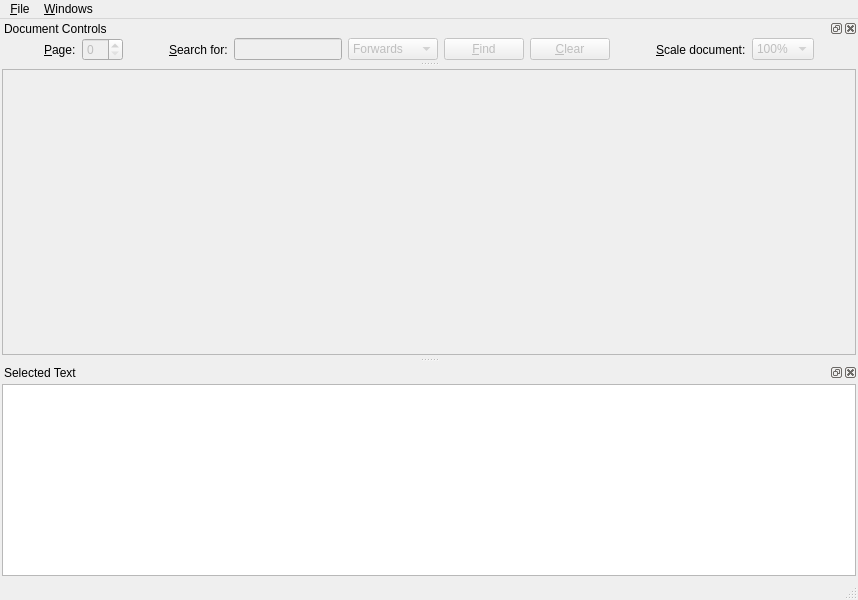
<?xml version="1.0" encoding="UTF-8"?>
<ui version="4.0">
 <class>MainWindow</class>
 <widget class="QMainWindow" name="MainWindow">
  <property name="geometry">
   <rect>
    <x>0</x>
    <y>0</y>
    <width>858</width>
    <height>600</height>
   </rect>
  </property>
  <property name="windowTitle">
   <string>PDF Viewer</string>
  </property>
  <property name="dockOptions">
   <set>QMainWindow::AllowNestedDocks|QMainWindow::AllowTabbedDocks|QMainWindow::AnimatedDocks|QMainWindow::ForceTabbedDocks</set>
  </property>
  <widget class="QWidget" name="centralwidget">
   <property name="sizePolicy">
    <sizepolicy hsizetype="Preferred" vsizetype="Expanding">
     <horstretch>0</horstretch>
     <verstretch>0</verstretch>
    </sizepolicy>
   </property>
   <layout class="QHBoxLayout" name="horizontalLayout">
    <property name="leftMargin">
     <number>2</number>
    </property>
    <property name="topMargin">
     <number>2</number>
    </property>
    <property name="rightMargin">
     <number>2</number>
    </property>
    <property name="bottomMargin">
     <number>2</number>
    </property>
    <item>
     <widget class="QScrollArea" name="scrollArea">
      <property name="widgetResizable">
       <bool>true</bool>
      </property>
      <property name="alignment">
       <set>Qt::AlignCenter</set>
      </property>
      <widget class="QWidget" name="scrollAreaWidgetContents">
       <property name="geometry">
        <rect>
         <x>0</x>
         <y>0</y>
         <width>852</width>
         <height>280</height>
        </rect>
       </property>
      </widget>
     </widget>
    </item>
   </layout>
  </widget>
  <widget class="QMenuBar" name="menubar">
   <property name="geometry">
    <rect>
     <x>0</x>
     <y>0</y>
     <width>858</width>
     <height>21</height>
    </rect>
   </property>
   <widget class="QMenu" name="menu_File">
    <property name="title">
     <string>&amp;File</string>
    </property>
    <addaction name="exitAction"/>
   </widget>
   <widget class="QMenu" name="menu_Windows">
    <property name="title">
     <string>&amp;Windows</string>
    </property>
    <addaction name="documentControlsAction"/>
    <addaction name="selectedTextAction"/>
   </widget>
   <addaction name="menu_File"/>
   <addaction name="menu_Windows"/>
  </widget>
  <widget class="QStatusBar" name="statusbar"/>
  <widget class="QDockWidget" name="controlsDockWidget">
   <property name="enabled">
    <bool>true</bool>
   </property>
   <property name="floating">
    <bool>false</bool>
   </property>
   <property name="features">
    <set>QDockWidget::AllDockWidgetFeatures</set>
   </property>
   <property name="allowedAreas">
    <set>Qt::BottomDockWidgetArea|Qt::TopDockWidgetArea</set>
   </property>
   <property name="windowTitle">
    <string>Document Controls</string>
   </property>
   <attribute name="dockWidgetArea">
    <number>4</number>
   </attribute>
   <widget class="QWidget" name="dockWidgetContents">
    <layout class="QHBoxLayout">
     <property name="leftMargin">
      <number>4</number>
     </property>
     <property name="topMargin">
      <number>0</number>
     </property>
     <property name="rightMargin">
      <number>4</number>
     </property>
     <property name="bottomMargin">
      <number>0</number>
     </property>
     <item>
      <spacer name="horizontalSpacer">
       <property name="orientation">
        <enum>Qt::Horizontal</enum>
       </property>
       <property name="sizeHint" stdset="0">
        <size>
         <width>20</width>
         <height>20</height>
        </size>
       </property>
      </spacer>
     </item>
     <item>
      <layout class="QHBoxLayout" name="_2">
       <item>
        <widget class="QLabel" name="pageLabel">
         <property name="text">
          <string>&amp;Page:</string>
         </property>
         <property name="buddy">
          <cstring>pageSpinBox</cstring>
         </property>
        </widget>
       </item>
       <item>
        <widget class="QSpinBox" name="pageSpinBox">
         <property name="enabled">
          <bool>false</bool>
         </property>
        </widget>
       </item>
      </layout>
     </item>
     <item>
      <spacer name="horizontalSpacer_2">
       <property name="orientation">
        <enum>Qt::Horizontal</enum>
       </property>
       <property name="sizeHint" stdset="0">
        <size>
         <width>20</width>
         <height>20</height>
        </size>
       </property>
      </spacer>
     </item>
     <item>
      <layout class="QHBoxLayout" name="_3">
       <item>
        <widget class="QLabel" name="searchLabel">
         <property name="text">
          <string>&amp;Search for:</string>
         </property>
         <property name="textFormat">
          <enum>Qt::AutoText</enum>
         </property>
         <property name="buddy">
          <cstring>searchLineEdit</cstring>
         </property>
        </widget>
       </item>
       <item>
        <widget class="QLineEdit" name="searchLineEdit">
         <property name="enabled">
          <bool>false</bool>
         </property>
        </widget>
       </item>
       <item>
        <widget class="QComboBox" name="searchComboBox">
         <property name="enabled">
          <bool>false</bool>
         </property>
         <item>
          <property name="text">
           <string>Forwards</string>
          </property>
         </item>
         <item>
          <property name="text">
           <string>Backwards</string>
          </property>
         </item>
        </widget>
       </item>
       <item>
        <widget class="QPushButton" name="findButton">
         <property name="enabled">
          <bool>false</bool>
         </property>
         <property name="text">
          <string>&amp;Find</string>
         </property>
        </widget>
       </item>
       <item>
        <widget class="QPushButton" name="clearButton">
         <property name="enabled">
          <bool>false</bool>
         </property>
         <property name="text">
          <string>&amp;Clear</string>
         </property>
        </widget>
       </item>
      </layout>
     </item>
     <item>
      <spacer>
       <property name="orientation">
        <enum>Qt::Horizontal</enum>
       </property>
       <property name="sizeHint" stdset="0">
        <size>
         <width>20</width>
         <height>20</height>
        </size>
       </property>
      </spacer>
     </item>
     <item>
      <widget class="QLabel" name="label">
       <property name="text">
        <string>&amp;Scale document:</string>
       </property>
       <property name="buddy">
        <cstring>scaleComboBox</cstring>
       </property>
      </widget>
     </item>
     <item>
      <widget class="QComboBox" name="scaleComboBox">
       <property name="enabled">
        <bool>false</bool>
       </property>
       <property name="currentIndex">
        <number>3</number>
       </property>
       <item>
        <property name="text">
         <string>25%</string>
        </property>
       </item>
       <item>
        <property name="text">
         <string>50%</string>
        </property>
       </item>
       <item>
        <property name="text">
         <string>75%</string>
        </property>
       </item>
       <item>
        <property name="text">
         <string>100%</string>
        </property>
       </item>
       <item>
        <property name="text">
         <string>125%</string>
        </property>
       </item>
       <item>
        <property name="text">
         <string>150%</string>
        </property>
       </item>
       <item>
        <property name="text">
         <string>200%</string>
        </property>
       </item>
       <item>
        <property name="text">
         <string>300%</string>
        </property>
       </item>
       <item>
        <property name="text">
         <string>400%</string>
        </property>
       </item>
      </widget>
     </item>
     <item>
      <spacer name="horizontalSpacer_3">
       <property name="orientation">
        <enum>Qt::Horizontal</enum>
       </property>
       <property name="sizeHint" stdset="0">
        <size>
         <width>20</width>
         <height>20</height>
        </size>
       </property>
      </spacer>
     </item>
    </layout>
   </widget>
  </widget>
  <widget class="QDockWidget" name="selectionDockWidget">
   <property name="allowedAreas">
    <set>Qt::BottomDockWidgetArea|Qt::TopDockWidgetArea</set>
   </property>
   <property name="windowTitle">
    <string>Selected Text</string>
   </property>
   <attribute name="dockWidgetArea">
    <number>8</number>
   </attribute>
   <widget class="QWidget" name="dockWidgetContents_2">
    <layout class="QHBoxLayout" name="horizontalLayout_2">
     <property name="leftMargin">
      <number>2</number>
     </property>
     <property name="topMargin">
      <number>2</number>
     </property>
     <property name="rightMargin">
      <number>2</number>
     </property>
     <property name="bottomMargin">
      <number>2</number>
     </property>
     <item>
      <widget class="QTextBrowser" name="textViewer">
       <property name="sizePolicy">
        <sizepolicy hsizetype="Expanding" vsizetype="Preferred">
         <horstretch>0</horstretch>
         <verstretch>0</verstretch>
        </sizepolicy>
       </property>
      </widget>
     </item>
    </layout>
   </widget>
  </widget>
  <action name="openAction">
   <property name="text">
    <string>&amp;Open...</string>
   </property>
   <property name="shortcut">
    <string>Ctrl+O</string>
   </property>
  </action>
  <action name="exitAction">
   <property name="text">
    <string>E&amp;xit</string>
   </property>
   <property name="shortcut">
    <string>Ctrl+Q</string>
   </property>
  </action>
  <action name="increaseScaleAction">
   <property name="text">
    <string>&amp;Increase Scale</string>
   </property>
   <property name="shortcut">
    <string>Ctrl++</string>
   </property>
  </action>
  <action name="decreaseScaleAction">
   <property name="text">
    <string>&amp;Decrease Scale</string>
   </property>
   <property name="shortcut">
    <string>Ctrl+-</string>
   </property>
  </action>
  <action name="documentControlsAction">
   <property name="checkable">
    <bool>true</bool>
   </property>
   <property name="checked">
    <bool>true</bool>
   </property>
   <property name="text">
    <string>&amp;Document Controls</string>
   </property>
  </action>
  <action name="selectedTextAction">
   <property name="checkable">
    <bool>true</bool>
   </property>
   <property name="checked">
    <bool>true</bool>
   </property>
   <property name="text">
    <string>&amp;Selected Text</string>
   </property>
  </action>
 </widget>
 <resources/>
 <connections>
  <connection>
   <sender>clearButton</sender>
   <signal>clicked()</signal>
   <receiver>searchLineEdit</receiver>
   <slot>clear()</slot>
   <hints>
    <hint type="sourcelabel">
     <x>678</x>
     <y>558</y>
    </hint>
    <hint type="destinationlabel">
     <x>399</x>
     <y>555</y>
    </hint>
   </hints>
  </connection>
 </connections>
</ui>
